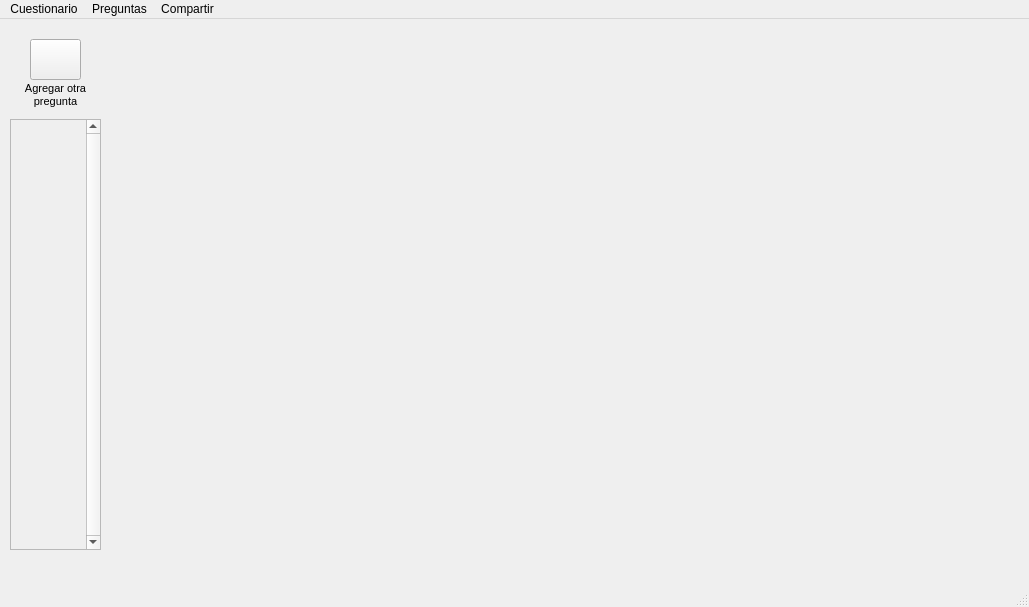
<?xml version="1.0" encoding="UTF-8"?>
<ui version="4.0">
 <class>MainWindow</class>
 <widget class="QMainWindow" name="MainWindow">
  <property name="geometry">
   <rect>
    <x>0</x>
    <y>0</y>
    <width>1029</width>
    <height>607</height>
   </rect>
  </property>
  <property name="windowTitle">
   <string>MainWindow</string>
  </property>
  <widget class="QWidget" name="centralwidget">
   <widget class="QStackedWidget" name="listWidget_panelPreguntas">
    <property name="geometry">
     <rect>
      <x>110</x>
      <y>10</y>
      <width>911</width>
      <height>551</height>
     </rect>
    </property>
    <property name="toolTipDuration">
     <number>0</number>
    </property>
    <property name="styleSheet">
     <string notr="true"/>
    </property>
    <property name="frameShape">
     <enum>QFrame::NoFrame</enum>
    </property>
    <property name="frameShadow">
     <enum>QFrame::Plain</enum>
    </property>
    <property name="currentIndex">
     <number>-1</number>
    </property>
   </widget>
   <widget class="QScrollArea" name="scroll_barra">
    <property name="geometry">
     <rect>
      <x>10</x>
      <y>100</y>
      <width>91</width>
      <height>431</height>
     </rect>
    </property>
    <property name="verticalScrollBarPolicy">
     <enum>Qt::ScrollBarAlwaysOn</enum>
    </property>
    <property name="horizontalScrollBarPolicy">
     <enum>Qt::ScrollBarAlwaysOff</enum>
    </property>
    <property name="widgetResizable">
     <bool>true</bool>
    </property>
    <widget class="QWidget" name="scrollAreaWidgetContents">
     <property name="geometry">
      <rect>
       <x>0</x>
       <y>0</y>
       <width>75</width>
       <height>429</height>
      </rect>
     </property>
    </widget>
   </widget>
   <widget class="QPushButton" name="btn_mas">
    <property name="geometry">
     <rect>
      <x>30</x>
      <y>20</y>
      <width>51</width>
      <height>41</height>
     </rect>
    </property>
    <property name="styleSheet">
     <string notr="true">border-image: url(:/CreadorPreguntas/IMAGENES/pregunta_add.png);</string>
    </property>
    <property name="text">
     <string/>
    </property>
   </widget>
   <widget class="QLabel" name="label_6">
    <property name="geometry">
     <rect>
      <x>20</x>
      <y>60</y>
      <width>71</width>
      <height>31</height>
     </rect>
    </property>
    <property name="font">
     <font>
      <pointsize>8</pointsize>
     </font>
    </property>
    <property name="text">
     <string>Agregar otra
pregunta</string>
    </property>
    <property name="alignment">
     <set>Qt::AlignCenter</set>
    </property>
   </widget>
  </widget>
  <widget class="QMenuBar" name="menubar">
   <property name="geometry">
    <rect>
     <x>0</x>
     <y>0</y>
     <width>1029</width>
     <height>22</height>
    </rect>
   </property>
   <widget class="QMenu" name="menuNueva_pregunta">
    <property name="title">
     <string>Preguntas</string>
    </property>
    <addaction name="actionCrear_nueva_pregunta"/>
    <addaction name="actionEliminar_una_pregunta"/>
    <addaction name="actionVisualizar"/>
   </widget>
   <widget class="QMenu" name="menuCuestionario">
    <property name="title">
     <string>Cuestionario</string>
    </property>
    <addaction name="actionGuardar"/>
    <addaction name="actionCambiar_nombre"/>
    <addaction name="actionEjecutar_cuestionario"/>
   </widget>
   <widget class="QMenu" name="menuCompartir">
    <property name="title">
     <string>Compartir</string>
    </property>
    <addaction name="separator"/>
    <addaction name="actionSubir_a_DelphiData"/>
    <addaction name="separator"/>
    <addaction name="actionMandar_por_correo"/>
    <addaction name="actionGuarda_en_otra_carpeta"/>
   </widget>
   <addaction name="menuCuestionario"/>
   <addaction name="menuNueva_pregunta"/>
   <addaction name="menuCompartir"/>
  </widget>
  <widget class="QStatusBar" name="statusbar"/>
  <action name="actionCrear_nueva_pregunta">
   <property name="text">
    <string>Crear</string>
   </property>
  </action>
  <action name="actionEliminar_una_pregunta">
   <property name="text">
    <string>Eliminar</string>
   </property>
  </action>
  <action name="actionGuardar">
   <property name="text">
    <string>Guardar </string>
   </property>
  </action>
  <action name="actionCambiar_nombre">
   <property name="text">
    <string>Cambiar nombre</string>
   </property>
  </action>
  <action name="actionVisualizar">
   <property name="text">
    <string>Visualizar </string>
   </property>
  </action>
  <action name="actionSubir_a_DelphiData">
   <property name="text">
    <string>Subir a DelphiData</string>
   </property>
  </action>
  <action name="actionMandar_por_correo">
   <property name="text">
    <string>Mandar por correo</string>
   </property>
  </action>
  <action name="actionEjecutar_cuestionario">
   <property name="text">
    <string>Ejecutar cuestionario</string>
   </property>
  </action>
  <action name="actionGuarda_en_otra_carpeta">
   <property name="text">
    <string>Guarda en otra carpeta</string>
   </property>
  </action>
 </widget>
 <resources>
  <include location="../../IMAG.qrc"/>
 </resources>
 <connections/>
</ui>
